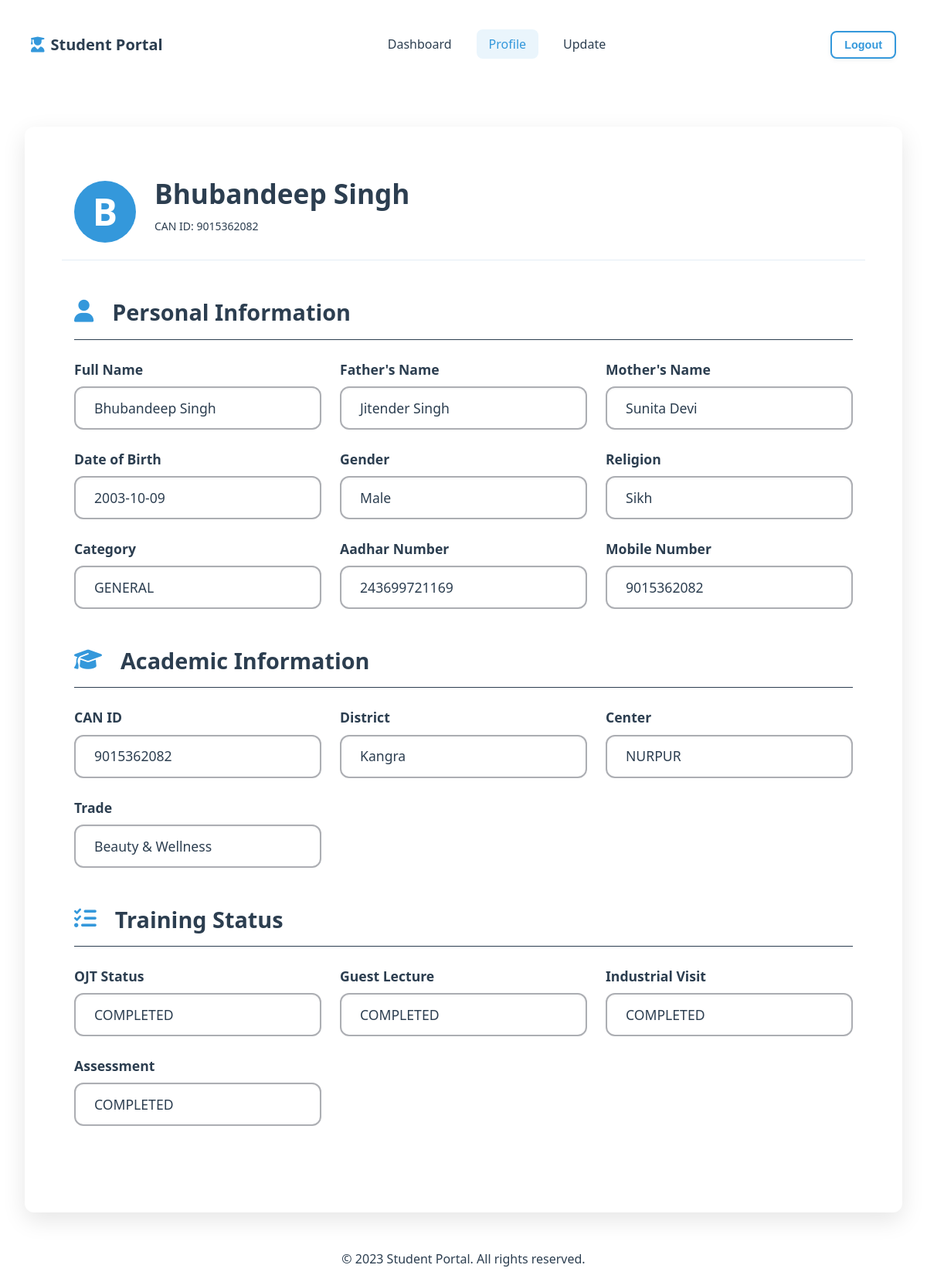
The page /profile_display (signed in) on the database as committed earlier.
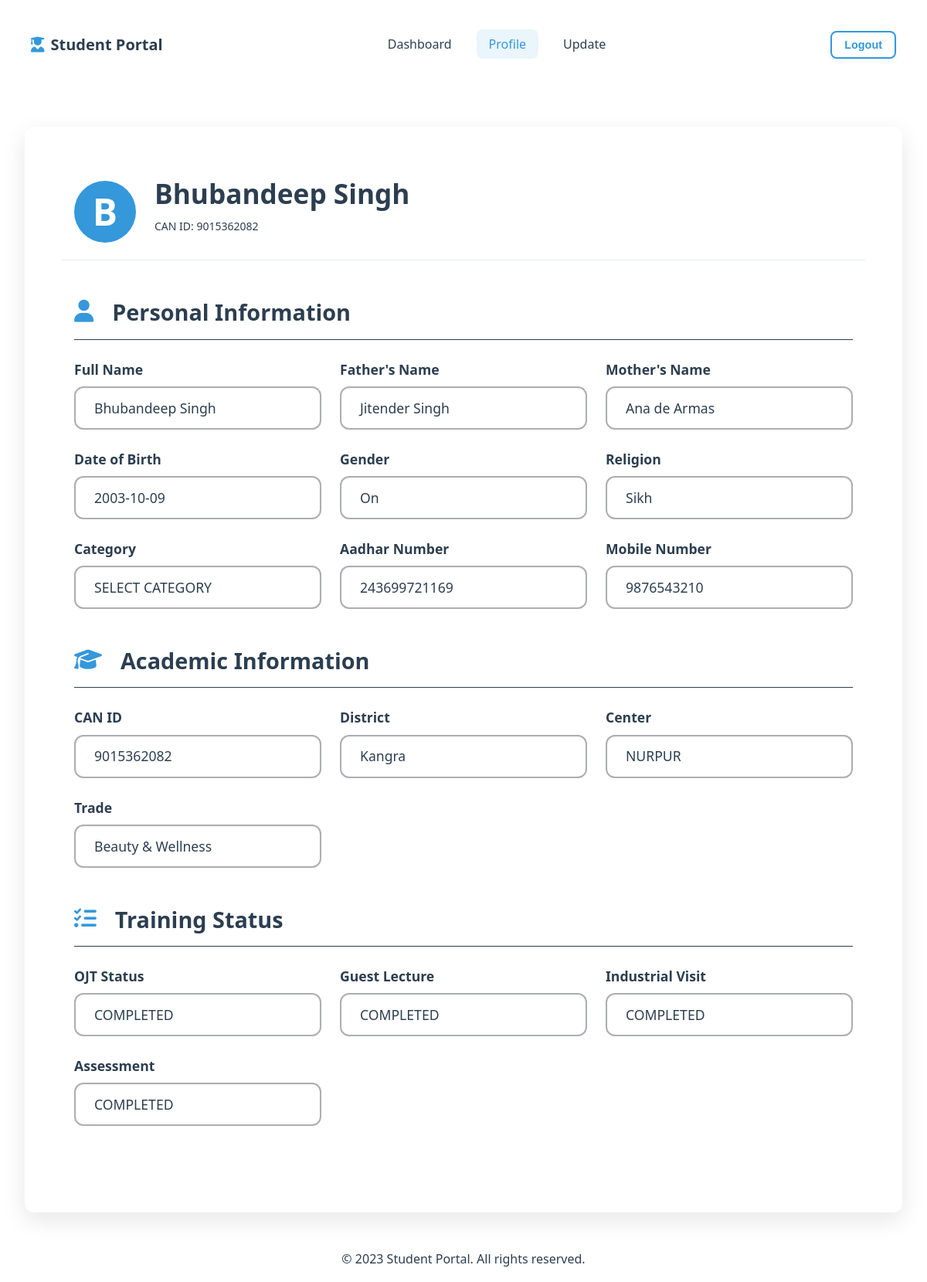
The same page on the database as committed later.
### tables this page shows
CREATE TABLE students (
                can_id VARCHAR PRIMARY KEY,
                password TEXT NOT NULL,
                student_name TEXT NOT NULL,
                father_name TEXT,
                mother_name TEXT,
                dob TEXT,  -- SQLite doesn't have native date type
                gender TEXT,
                religion TEXT,
                category TEXT,
                aadhar TEXT UNIQUE,
                mobile TEXT,
                district TEXT,
                center TEXT,
                trade TEXT,
                account_number TEXT,
                account_holder TEXT,
                ifsc TEXT,
                ojt TEXT,
                guest_lecture TEXT,
                industrial_visit TEXT,
                assessment TEXT
            );

### app.py (the view)
@app.route("/profile_display")
def profile_display():
    can_id = session.get('can_id')
    if not can_id:
        return redirect(url_for('student_signin'))
    conn = get_db_connection('student_data.db')
    student=conn.execute('SELECT * FROM students WHERE can_id = ?', (can_id,)).fetchone()
    conn.close()
    return render_template("profile_display.html",student=student)

### templates/profile_display.html (shortened to what this page needs)
<!DOCTYPE html>
<html lang="en">
<head>
    <link rel="stylesheet" href="{{ url_for('static', filename='css/base.css') }}">
    <link rel="stylesheet" href="{{ url_for('static', filename='css/components.css') }}">
    <link rel="stylesheet" href="{{ url_for('static', filename='css/layout.css') }}">
    <link rel="stylesheet" href="{{ url_for('static', filename='css/profile_display.css') }}">
    <link rel="stylesheet" href="https://cdnjs.cloudflare.com/ajax/libs/font-awesome/6.4.0/css/all.min.css">
</head>
<body>
    <nav class="navbar">
        <div class="navbar-content">
            <a href="#" class="logo">
                <i class="fas fa-user-graduate"></i>
                <span>Student Portal</span>
            </a>
            <ul class="nav-links">
                <li><a href="{{ url_for('originaldash') }}" class="nav-link">Dashboard</a></li>
                <li><a href="{{ url_for('profile_display') }}" class="nav-link active">Profile</a></li>
                <li><a href="{{ url_for('update_profile') }}" class="nav-link">Update</a></li>
            </ul>
            <div class="nav-actions">
                <button class="btn btn-outline-primary btn-sm">Logout</button>
            </div>
        </div>
    </nav>
    <main class="main-content">
        <div class="container profile-container">
            <div class="profile-card">
                <div class="profile-header">
                    <div class="profile-avatar">
                        {{ student.student_name[0] }}
                    </div>
                    <div class="profile-info">
                        <h2 class="profile-name">{{ student.student_name }}</h2>
                        <p class="profile-id">CAN ID: {{ student.can_id }}</p>
                    </div>
                </div>
                <div class="profile-body">
                    <div class="info-section">
                        <h3 class="section-title">
                            <i class="fas fa-user"></i>
                            Personal Information
                        </h3>
                        <div class="info-grid">
                            <div class="info-item">
                                <div class="info-label">Full Name </div>
                                <div class="info-value">{{ student.student_name }}</div>
                            </div>
                            <div class="info-item">
                                <div class="info-label">Father's Name</div>
                                <div class="info-value">{{ student.father_name }}</div>
                            </div>
                            <div class="info-item">
                                <div class="info-label">Mother's Name</div>
                                <div class="info-value">{{ student.mother_name }}</div>
                            </div>
                            <div class="info-item">
                                <div class="info-label">Date of Birth</div>
                                <div class="info-value">{{ student.dob }}</div>
                            </div>
                            <div class="info-item">
                                <div class="info-label">Gender</div>
                                <div class="info-value">{{ student.gender|capitalize }}</div>
                            </div>
                            <div class="info-item">
                                <div class="info-label">Religion</div>
                                <div class="info-value">{{ student.religion }}</div>
                            </div>
                            <div class="info-item">
                                <div class="info-label">Category</div>
                                <div class="info-value">{{ student.category|upper }}</div>
                            </div>
                            <div class="info-item">
                                <div class="info-label">Aadhar Number</div>
                                <div class="info-value">{{ student.aadhar }}</div>
                            </div>
                            <div class="info-item">
                                <div class="info-label">Mobile Number</div>
                                <div class="info-value">{{ student.mobile }}</div>
                            </div>
                        </div>
                    </div>
                    <div class="info-section">
                        <h3 class="section-title">
                            <i class="fas fa-graduation-cap"></i>
                            Academic Information
                        </h3>
                        <div class="info-grid">
                            <div class="info-item">
                                <div class="info-label">CAN ID</div>
                                <div class="info-value">{{ student.can_id }}</div>
                            </div>
                            <div class="info-item">
                                <div class="info-label">District</div>
                                <div class="info-value">{{ student.district }}</div>
                            </div>
                            <div class="info-item">
                                <div class="info-label">Center</div>
                                <div class="info-value">{{ student.center }}</div>
                            </div>
                            <div class="info-item">
                                <div class="info-label">Trade</div>
                                <div class="info-value">{{ student.trade }}</div>
                            </div>
                        </div>
                    </div>
                    <div class="info-section">
                        <h3 class="section-title">
                            <i class="fas fa-tasks"></i>
                            Training Status
                        </h3>
                        <div class="info-grid">
                            <div class="info-item">
                                <div class="info-label">OJT Status</div>
                                <div class="info-value">
                                    <span class="status-{{ student.ojt }}">
                                        {{ student.ojt|upper }}
                                    </span>
                                </div>
                            </div>
                            <div class="info-item">
                                <div class="info-label">Guest Lecture</div>
                                <div class="info-value">
                                    <span class="status-{{ student.guest_lecture }}">
                                        {{ student.guest_lecture|upper }}
                                    </span>
                                </div>
                            </div>
                            <div class="info-item">
                                <div class="info-label">Industrial Visit</div>
                                <div class="info-value">
                                    <span class="status-{{ student.industrial_visit }}">
                                        {{ student.industrial_visit|upper }}
                                    </span>
                                </div>
                            </div>
                            <div class="info-item">
                                <div class="info-label">Assessment</div>
                                <div class="info-value">
                                    <span class="status-{{ student.assessment }}">
                                        {{ student.assessment|upper }}
                                    </span>
                                </div>
                            </div>
                        </div>
                    </div>
                </div>
            </div>
        </div>
    </main>
    <footer class="footer">
        <div class="container py-3 text-center">
            <p>&copy; 2023 Student Portal. All rights reserved.</p>
        </div>
    </footer>
</body>
</html>

### static/css/base.css (style rules this page uses)
:root { --primary: #3498db; --primary-dark: #2c3e50; --primary-light: #e4edf5; --secondary: #e74c3c; --accent: #f39c12; --light-bg: #f5f7fa; --white: #ffffff; --text: #2c3e50; --text-secondary: #7f8c8d; --border: #acaeb3; --space-xs: 0.5rem; --space-sm: 1rem; --space-md: 1.5rem; --space-lg: 2rem; --space-xl: 3rem; --border-radius: 8px; --border-radius-lg: 12px; --shadow-sm: 0 2px 6px rgba(0, 0, 0, 0.05); --shadow-md: 0 5px 15px rgba(0, 0, 0, 0.08); --shadow-lg: 0 10px 30px rgba(0, 0, 0, 0.1); --transition: all 0.3s ease; }
* { margin: 0; padding: 0; box-sizing: border-box; }
body { font-family: 'Segoe UI', Tahoma, Geneva, Verdana, sans-serif; background-color: var(--white); color: var(--text); line-height: 1.6; font-size: 1rem; }
h1, h2, h3, h4, h5, h6 { font-weight: 700; line-height: 1.3; margin-bottom: 1rem; }
h2 { font-size: 2.2rem; }
h3 { font-size: 1.8rem; }
p { margin-bottom: 1rem; line-height: 1.6; }
a { text-decoration: none; color: var(--primary); transition: var(--transition); }

### static/css/components.css (style rules this page uses)
.btn { display: inline-flex; align-items: center; justify-content: center; padding: 0.8rem 1.5rem; border-radius: var(--border-radius); font-weight: 600; font-size: 1rem; text-align: center; cursor: pointer; transition: var(--transition); border: none; box-shadow: var(--shadow-sm); white-space: nowrap; }
.btn-outline-primary { background: transparent; border: 2px solid var(--primary); color: var(--primary); }
.btn-sm { padding: 0.5rem 1rem; font-size: 0.9rem; }
.navbar { background-color: white; box-shadow: var(--box-shadow); top: 0; z-index: 100; padding: var(--space-xs); }
.navbar-content { display: flex; justify-content: space-between; align-items: center; padding: 2rem; max-width: 1200px; width: 100%; margin: auto; }
.logo { display: flex; align-items: center; text-decoration: none; font-weight: 600; font-size: 1.25rem; color: var(--primary-dark); }
.logo i { margin-right: 0.5rem; color: var(--primary); }
.nav-links { display: flex; list-style: none; gap: 1rem; }
.nav-link { text-decoration: none; color: var(--text); padding: 0.5rem 1rem; border-radius: var(--border-radius); transition: var(--transition); }
.nav-link.active { color: var(--primary); background-color: rgba(52, 152, 219, 0.1); }
.nav-actions { display: flex; gap: 0.5rem; }

### static/css/layout.css (style rules this page uses)
html { height: 100%; }
body { min-height: 100vh; display: flex; flex-direction: column; margin: 0; }
.main-content { flex: 1; }
.container { width: 100%; max-width: 1000px; margin: 0 auto; padding: 0 var(--space-md); }
.text-center { text-align: center; }
.footer { flex-shrink: 0; width: 100%; margin-top: auto; }

### static/css/profile_display.css (style rules this page uses)
.profile-container { max-width: 1200px; margin: var(--space-xl) auto; padding: 0 var(--space-lg); width: 100%; }
.profile-card { background-color: white; padding: var(--space-xl); border-radius: var(--border-radius-lg); box-shadow: var(--shadow-lg); margin: 0 auto var(--space-lg); width: 100%; }
.profile-header { display: flex; align-items: center; padding: var(--space-sm); border-bottom: 1px solid var(--primary-light); margin-bottom: var(--space-lg); }
.profile-avatar { width: 80px; height: 80px; border-radius: 50%; background-color: var(--primary); color: var(--white); display: flex; align-items: center; justify-content: center; font-size: 3rem; font-weight: 600; margin-right: var(--space-md); }
.profile-info { flex: 1; }
.profile-name { margin-bottom: var(--space-xs); }
.profile-id { color: var(--text); font-size: 0.875rem; }
.profile-body { padding: var(--space-sm); }
.info-section { margin-bottom: var(--space-xl); }
.section-title { display: flex; align-items: center; margin-bottom: var(--space-md); padding-bottom: var(--space-sm); border-bottom: 1px solid var(--primary-dark); }
.section-title i { margin-right: var(--space-md); color: var(--primary); }
.info-grid { display: grid; grid-template-columns: repeat(3, 1fr); gap: var(--space-md); }
.info-item { display: flex; flex-direction: column; gap: var(--space-xs); }
.info-label { font-size: 1.1rem; color: var(--primary--dark); font-weight: 600; }
.info-value { background-color: var(--white); border: 2px solid var(--border); border-radius: var(--border-radius-lg); padding: var(--space-xs) var(--space-md); font-size: 1.1rem; font-weight: 400; transition: all 0.3s ease; box-shadow: inset 0 1px 3px rgba(0,0,0,0.05); min-height: 56px; display: flex; align-items: center; }

Rows that differ between the two databases and show on the page:
changed students "Bhubandeep Singh": mother_name "Sunita Devi" → "Ana de Armas"; gender "Male" → "On"; category "GENERAL" → "SELECT CATEGORY"; mobile "9015362082" → "9876543210"
